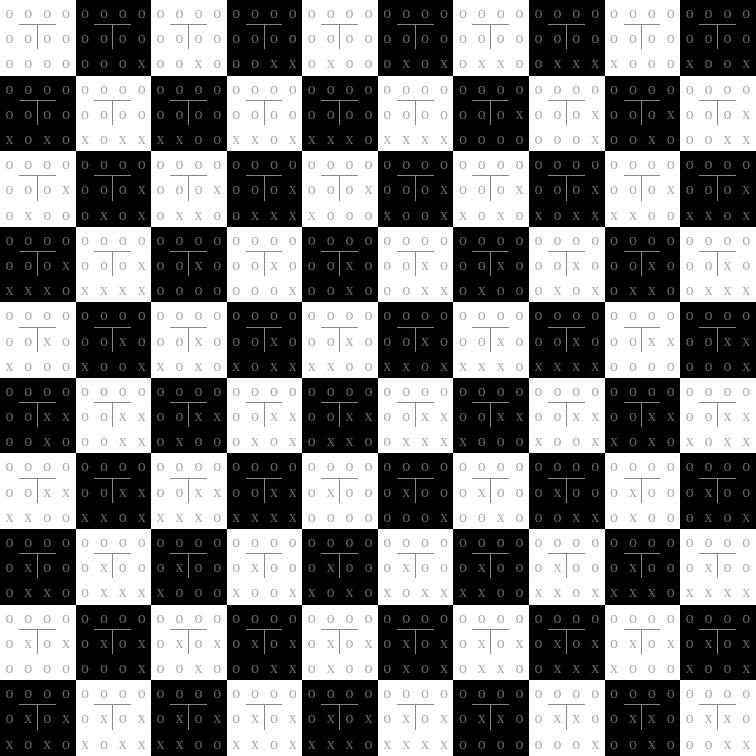
#> input picture src/opencv_research/images/board_test.png, 756 x 756 px
$ python crop_testboard.py
#> lines starting #> are read from the running program, lines starting #| are printed output that depends on the picture
import cv2
import numpy as np
from matplotlib import pyplot as plt

img = cv2.imread('images/board_test.png')
#> img is the input picture: shape (756, 756, 3); min 0, max 255, mean 128

cw = int(img.shape[0] / 10) * 2
#> cw = 150
ch = int(img.shape[0] / 10) * 2
#> ch = 150


def createCrop(x, y):
    return img[y:y + ch, x:x + cw]


def rotate_image(image, angle):
    image_center = tuple(np.array(image.shape[1::-1]) / 2)
    rot_mat = cv2.getRotationMatrix2D(image_center, angle, 1.0)
    result = cv2.warpAffine(image, rot_mat, image.shape[1::-1], flags=cv2.INTER_LINEAR)
    return result


cv2.imwrite('images/position_image02.png', createCrop(0, 0))
#> in createCrop, `return img[y:y + ch, x:x + cw]`:
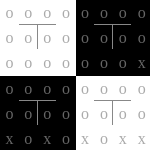
#> returned value: shape (150, 150, 3); min 0, max 255, mean 128
cv2.imwrite('images/position_image04.png', createCrop(cw * 2, cw * 3))
#> call 2 of createCrop, with x = 300, y = 450
#> in createCrop (call 2), `return img[y:y + ch, x:x + cw]`:
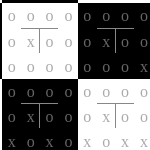
#> returned value: shape (150, 150, 3); min 0, max 255, mean 128
cv2.imwrite(
    'images/position_image03.png',
    createCrop(
        img.shape[0] - int(img.shape[0] / 3),
        img.shape[1] - int(img.shape[0] / 5),
    )
)
#> call 3 of createCrop, with x = 504, y = 605
#> in createCrop (call 3), `return img[y:y + ch, x:x + cw]`:
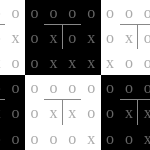
#> returned value: shape (150, 150, 3); min 0, max 255, mean 128

img = rotate_image(img, 71)
#> in rotate_image, `result = cv2.warpAffine(image, rot_mat, image.shape[1::-1], flags=cv2...`:
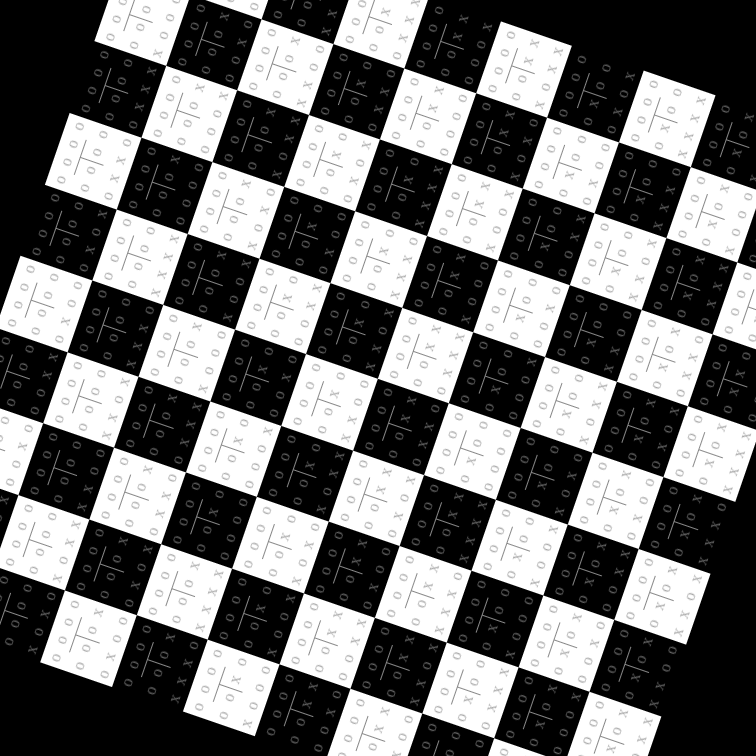
#> result: shape (756, 756, 3); min 0, max 255, mean 112.7
cv2.imwrite('images/board_snippet_004.png', createCrop(int(cw * 2.2), int(cw * 3.7)))
#> call 4 of createCrop, with x = 330, y = 555
#> in createCrop (call 4), `return img[y:y + ch, x:x + cw]`:
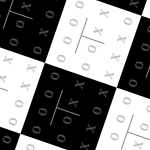
#> returned value: shape (150, 150, 3); min 0, max 255, mean 128.8

$ run again, with src/opencv_research/images/board_snippet_001.png copied over src/opencv_research/images/board_test.png
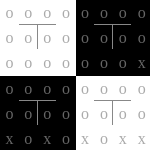
#> input picture src/opencv_research/images/board_snippet_001.png, 150 x 150 px
#> img is the input picture: shape (150, 150, 3); min 0, max 255, mean 128
#> in rotate_image, `result = cv2.warpAffine(image, rot_mat, image.shape[1::-1], flags=cv2...`:
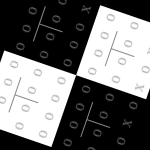
#> result: shape (150, 150, 3); min 0, max 255, mean 112.7
#> in createCrop (call 4), `return img[y:y + ch, x:x + cw]`:
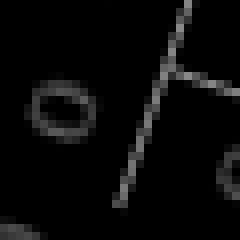
#> returned value: shape (30, 30, 3) (shown 8 times larger); min 0, max 136, mean 9.5

$ run again, with src/opencv_research/images/board_snippet_002.png copied over src/opencv_research/images/board_test.png
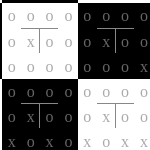
#> input picture src/opencv_research/images/board_snippet_002.png, 150 x 150 px
#> img is the input picture: shape (150, 150, 3); min 0, max 255, mean 128
#> in rotate_image, `result = cv2.warpAffine(image, rot_mat, image.shape[1::-1], flags=cv2...`:
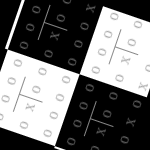
#> result: shape (150, 150, 3); min 0, max 255, mean 113
#> in createCrop (call 4), `return img[y:y + ch, x:x + cw]`:
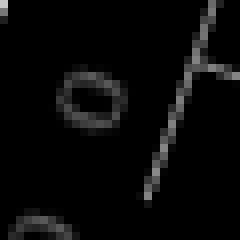
#> returned value: shape (30, 30, 3) (shown 8 times larger); min 0, max 199, mean 8.9

$ run again, with src/opencv_research/images/board_snippet_003.png copied over src/opencv_research/images/board_test.png
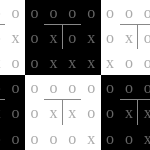
#> input picture src/opencv_research/images/board_snippet_003.png, 150 x 150 px
#> img is the input picture: shape (150, 150, 3); min 0, max 255, mean 128
#> in rotate_image, `result = cv2.warpAffine(image, rot_mat, image.shape[1::-1], flags=cv2...`:
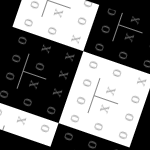
#> result: shape (150, 150, 3); min 0, max 255, mean 115.7
#> in createCrop (call 4), `return img[y:y + ch, x:x + cw]`:
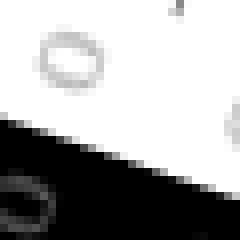
#> returned value: shape (30, 30, 3) (shown 8 times larger); min 0, max 255, mean 167.6
